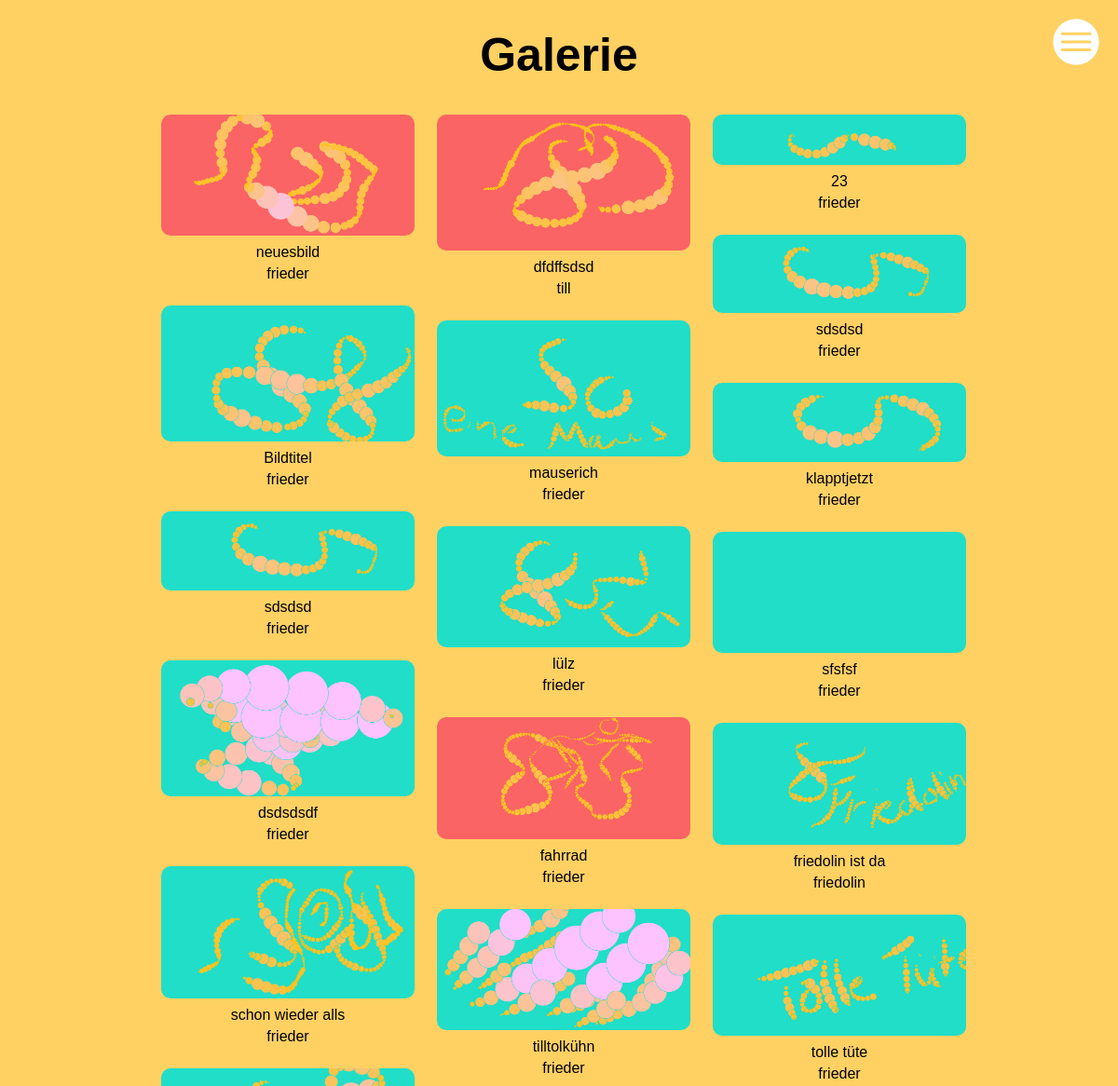
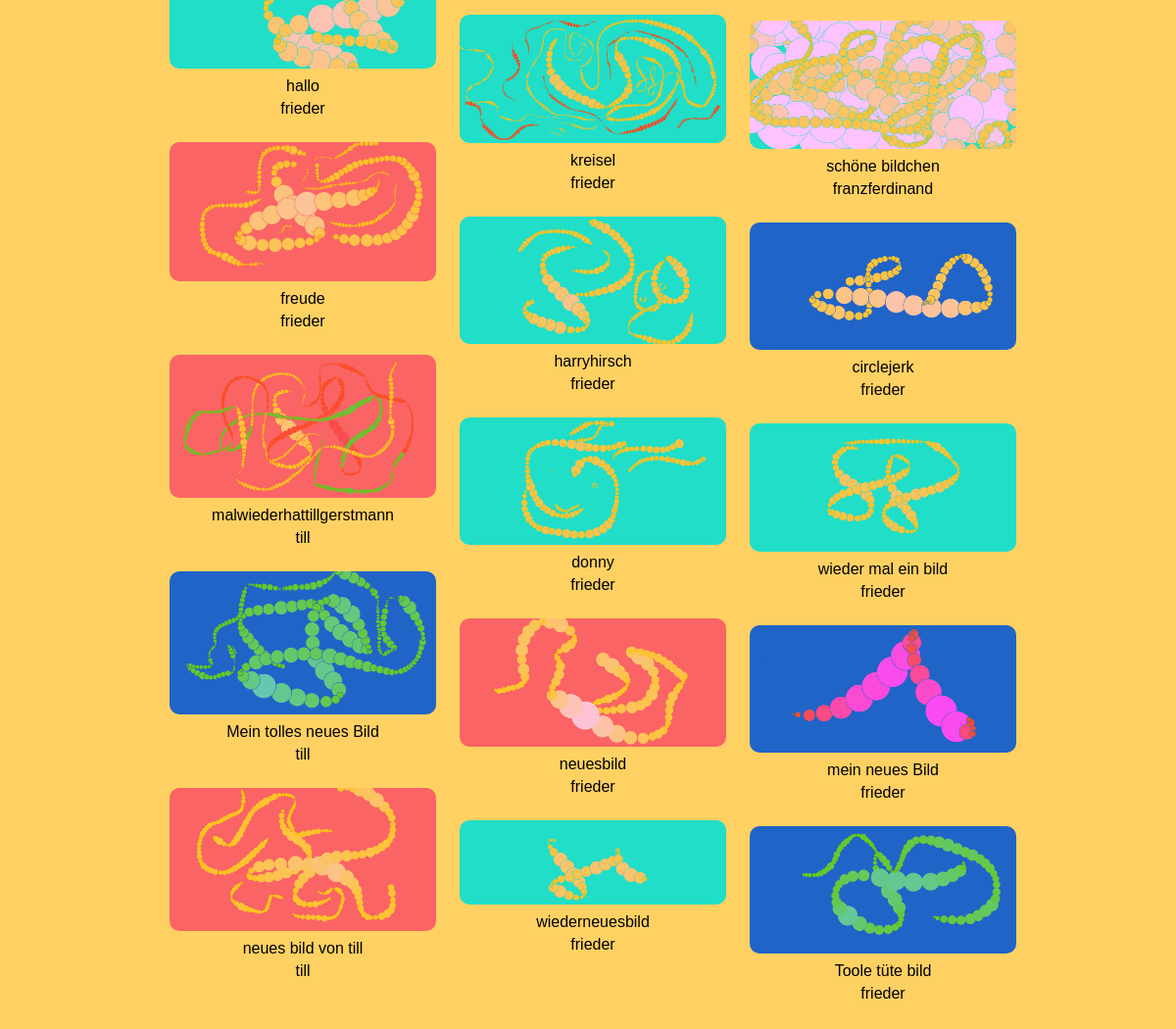
The page /gallery on the database its author committed (2 pictures, top to bottom).
### malprogramm/models.py (models this page shows)
class Image(db.Model):
    id = db.Column(db.Integer, primary_key=True, autoincrement=True)
    filename = db.Column(db.String, nullable=False)
    user_id = db.Column(db.Integer, db.ForeignKey('user.id'), nullable=False)
    user = db.relationship('User')

class User(db.Model, UserMixin):
    id = db.Column(db.Integer, primary_key=True)
    email = db.Column(db.String(255), unique=True)
    username = db.Column(db.String(255), unique=True)
    password = db.Column(db.String(255))
    active = db.Column(db.Boolean())
    confirmed_at = db.Column(db.DateTime())
    roles = db.relationship('Role', secondary=roles_users,
                            backref=db.backref('users', lazy='dynamic'))

### malprogramm/views.py (the view)
@app.route('/gallery')
def gallery():
    all_images = Image.query.all()
    return render_template('gallery.html', images=all_images)

### malprogramm/templates/gallery.html (shortened to what this page needs)
<!DOCTYPE html>
<html lang="en">
<head>
    <link rel="stylesheet" href="https://use.typekit.net/nwm8nua.css">
    <link rel="stylesheet" href="static/styles.css">
    <link rel="stylesheet" href="static/lightbox.css">
</head>
<body id="gallery" class="gallery" onscroll="closeLightbox()">
    <button class="nav_menu_button"></button>
    <h1 id="head_gallery">Galerie</h1>
    <div id="body_gallery" class="hidden">
        <div class="list_gallery">
            {% for image in images %}
            <div id="img_gallery">
                <img id="{{ image.id }}" class="image" src="/download/{{ image.filename +".png" }}" onclick="openLightbox(this.src)">
                <p>{{ image.filename }}</p>
                <p>{{ image.user.username }}</p>
            </div>
            {% endfor %}
        </div>
    </div>
</body>
</html>

### malprogramm/static/styles.css (style rules this page uses)
* { margin: 0px; padding: 0px; }
body { overflow: hidden; font-family: mic-32-new-rounded-web, sans-serif; background-color: rgb(255, 209, 99); }
.gallery { overflow-y: visible; }
#body_gallery { width: 80%; margin: 0 auto; display: flex; justify-content: center; align-items: center; flex-direction: column; padding-bottom: 100px; }
#head_gallery { width: 80%; font-size: 50px; margin: 0 auto; padding-top: 30px; text-align: center; }
.list_gallery { padding-top: 30px; columns: 5 200px; column-gap: 1.5rem; width: 90%; margin: 0 auto; }
.list_gallery div { margin-bottom: 10px; display: inline-block; width: 100%; padding: 5px; }
.list_gallery div img { width: 100%; border-radius: 10px; cursor: pointer; }
.list_gallery div p { margin: 5px 0; padding: 0; text-align: center; }
.nav_menu_button { width: 50px; height: 50px; right: 20px; top: 20px; position: fixed; z-index: 1000; border: none; background-color: transparent; background-image: url("/static/img_menu/hamburger.svg"); cursor: pointer; }

### rows shown on the page
Image: filename (picture), filename "neuesbild", user.username "frieder"
Image: filename (picture), filename "Bildtitel", user.username "frieder"
Image: filename (picture), filename "sdsdsd", user.username "frieder"
Image: filename (picture), filename "dsdsdsdf", user.username "frieder"
Image: filename (picture), filename "schon wieder alls", user.username "frieder"
Image: filename (picture), filename "hallo", user.username "frieder"
Image: filename (picture), filename "freude", user.username "frieder"
Image: filename (picture), filename "malwiederhattillgerstmann", user.username "till"
Image: filename (picture), filename "Mein tolles neues Bild", user.username "till"
Image: filename (picture), filename "neues bild von till", user.username "till"
Image: filename (picture), filename "dfdffsdsd", user.username "till"
Image: filename (picture), filename "mauserich", user.username "frieder"
Image: filename (picture), filename "lülz", user.username "frieder"
Image: filename (picture), filename "fahrrad", user.username "frieder"
Image: filename (picture), filename "tilltolkühn", user.username "frieder"
Image: filename (picture), filename "kreisel", user.username "frieder"
Image: filename (picture), filename "harryhirsch", user.username "frieder"
Image: filename (picture), filename "donny", user.username "frieder"
Image: filename (picture), filename "neuesbild", user.username "frieder"
Image: filename (picture), filename "wiederneuesbild", user.username "frieder"
Image: shows a picture, filename "23", user.username "frieder"
Image: filename (picture), filename "sdsdsd", user.username "frieder"
Image: filename (picture), filename "klapptjetzt", user.username "frieder"
Image: filename (picture), filename "sfsfsf", user.username "frieder"
Image: filename (picture), filename "friedolin ist da", user.username "friedolin"
Image: filename (picture), filename "tolle tüte", user.username "frieder"
Image: filename (picture), filename "schöne bildchen", user.username "franzferdinand"
Image: filename (picture), filename "circlejerk", user.username "frieder"
Image: filename (picture), filename "wieder mal ein bild", user.username "frieder"
Image: filename (picture), filename "mein neues Bild", user.username "frieder"
Image: filename (picture), filename "Toole tüte bild", user.username "frieder"
